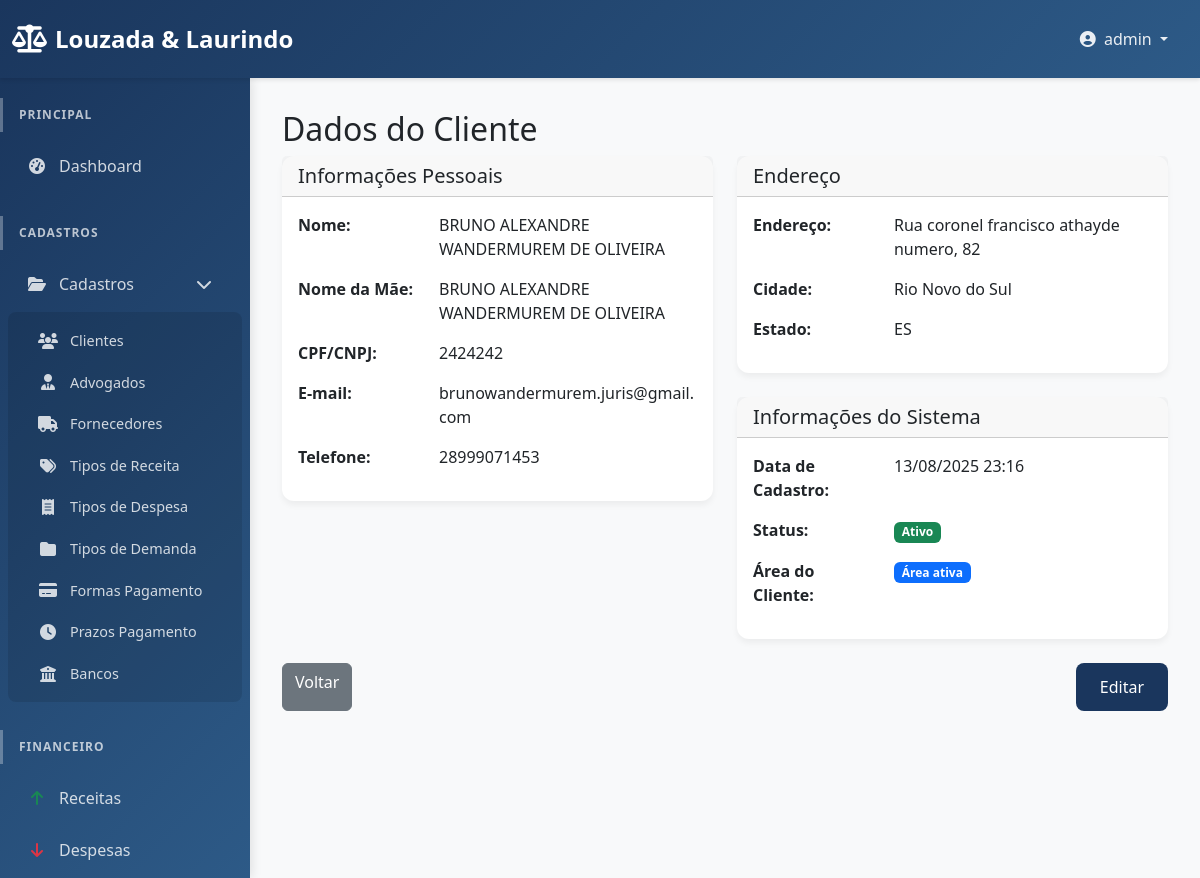
/dashboard/clients/1/ (signed in), run on the app's committed database.
### users/models.py (models this page shows, shortened)
class Lawyer(AbstractUser):
    cpf = models.CharField(max_length=14, unique=True, blank=True, null=True, verbose_name="CPF")
    oab_number = models.CharField(max_length=20, blank=True, null=True, verbose_name="Número OAB")
    STATE_CHOICES = [
        ('AC', 'Acre'), ('AL', 'Alagoas'), ('AP', 'Amapá'), ('AM', 'Amazonas'),
        ('BA', 'Bahia'), ('CE', 'Ceará'), ('DF', 'Distrito Federal'), ('ES', 'Espírito Santo'),
        ('GO', 'Goiás'), ('MA', 'Maranhão'), ('MT', 'Mato Grosso'), ('MS', 'Mato Grosso do Sul'),
        ('MG', 'Minas Gerais'), ('PA', 'Pará'), ('PB', 'Paraíba'), ('PR', 'Paraná'),
        ('PE', 'Pernambuco'), ('PI', 'Piauí'), ('RJ', 'Rio de Janeiro'), ('RN', 'Rio Grande do Norte'),
        ('RS', 'Rio Grande do Sul'), ('RO', 'Rondônia'), ('RR', 'Roraima'), ('SC', 'Santa Catarina'),
        ('SP', 'São Paulo'), ('SE', 'Sergipe'), ('TO', 'Tocantins'),
    ]
    oab_section = models.CharField(max_length=2, choices=STATE_CHOICES, blank=True, null=True, verbose_name="Seccional OAB")
    phone = models.CharField(max_length=20, blank=True, null=True, verbose_name="Telefone")
    pix_key = models.CharField(max_length=255, blank=True, null=True, verbose_name="Chave PIX")
    professional_address = models.TextField(blank=True, null=True, verbose_name="Endereço Profissional")
    registration_date = models.DateField(default=timezone.now, verbose_name="Data de Cadastro")
    enable_publications = models.BooleanField(default=False, verbose_name="Publicações Ativadas")
    enable_login = models.BooleanField(default=True, verbose_name="Login Ativado")
    groups = models.ManyToManyField(
        'auth.Group',
        verbose_name='groups',
        blank=True,
        help_text='The groups this user belongs to. A user will get all permissions granted to each of their groups.',
        related_name="lawyer_set",
        related_query_name="lawyer",
    )
    user_permissions = models.ManyToManyField(
        'auth.Permission',
        verbose_name='user permissions',
        blank=True,
        help_text='Specific permissions for this user.',
        related_name="lawyer_set",
        related_query_name="lawyer",
    )

### dashboard/models.py (models this page shows, shortened)
class Cliente(models.Model):
    nome = models.CharField(max_length=200, verbose_name="Nome")
    nome_mae = models.CharField(max_length=200, blank=True, null=True, verbose_name="Nome da Mãe")
    cpf_cnpj = models.CharField(max_length=20, unique=True, verbose_name="CPF/CNPJ")
    email = models.EmailField(verbose_name="E-mail")
    telefone = models.CharField(max_length=20, verbose_name="Telefone")
    endereco = models.TextField(blank=True, null=True, verbose_name="Endereço")
    cidade = models.CharField(max_length=100, blank=True, null=True, verbose_name="Cidade")
    estado = models.CharField(max_length=2, blank=True, null=True, verbose_name="Estado")
    data_cadastro = models.DateTimeField(auto_now_add=True, verbose_name="Data de Cadastro")
    ativo = models.BooleanField(default=True, verbose_name="Ativo")
    area_cliente_ativa = models.BooleanField(default=False, verbose_name="Área do Cliente Ativa")
    senha_area_cliente = models.CharField(max_length=128, blank=True, null=True, verbose_name="Senha da Área do Cliente")
    class Meta:
        verbose_name = "Cliente"
        verbose_name_plural = "Clientes"
        ordering = ['-data_cadastro']

### dashboard/views.py (the view, shortened to what this page needs)
# urls.py: path('clients/<int:pk>/', views.cliente_detail, name='client_detail'),
@login_required
def cliente_detail(request, pk):
    cliente = get_object_or_404(Cliente, pk=pk)
    return render(request, 'dashboard/cliente_detail.html', {
        'cliente': cliente
    })

### dashboard/templates/dashboard/cliente_detail.html (shortened to what this page needs)
{% extends 'base.html' %}
{% block content %}
    <h1 class="h2">Dados do Cliente</h1>
    <div class="row">
        <div class="col-md-6">
            <div class="card mb-4">
                <div class="card-header">
                    <h5 class="card-title mb-0">Informações Pessoais</h5>
                </div>
                <div class="card-body">
                    <div class="row mb-3">
                        <div class="col-sm-4"><strong>Nome:</strong></div>
                        <div class="col-sm-8">{{ cliente.nome }}</div>
                    </div>
                    <div class="row mb-3">
                        <div class="col-sm-4"><strong>Nome da Mãe:</strong></div>
                        <div class="col-sm-8">{{ cliente.nome_mae|default:"-" }}</div>
                    </div>
                    <div class="row mb-3">
                        <div class="col-sm-4"><strong>CPF/CNPJ:</strong></div>
                        <div class="col-sm-8">{{ cliente.cpf_cnpj }}</div>
                    </div>
                    <div class="row mb-3">
                        <div class="col-sm-4"><strong>E-mail:</strong></div>
                        <div class="col-sm-8">{{ cliente.email|default:"-" }}</div>
                    </div>
                    <div class="row mb-3">
                        <div class="col-sm-4"><strong>Telefone:</strong></div>
                        <div class="col-sm-8">{{ cliente.telefone|default:"-" }}</div>
                    </div>
                </div>
            </div>
        </div>
        <div class="col-md-6">
            <div class="card mb-4">
                <div class="card-header">
                    <h5 class="card-title mb-0">Endereço</h5>
                </div>
                <div class="card-body">
                    <div class="row mb-3">
                        <div class="col-sm-4"><strong>Endereço:</strong></div>
                        <div class="col-sm-8">{{ cliente.endereco|default:"-" }}</div>
                    </div>
                    <div class="row mb-3">
                        <div class="col-sm-4"><strong>Cidade:</strong></div>
                        <div class="col-sm-8">{{ cliente.cidade|default:"-" }}</div>
                    </div>
                    <div class="row mb-3">
                        <div class="col-sm-4"><strong>Estado:</strong></div>
                        <div class="col-sm-8">{{ cliente.estado|default:"-" }}</div>
                    </div>
                </div>
            </div>
            <div class="card mb-4">
                <div class="card-header">
                    <h5 class="card-title mb-0">Informações do Sistema</h5>
                </div>
                <div class="card-body">
                    <div class="row mb-3">
                        <div class="col-sm-4"><strong>Data de Cadastro:</strong></div>
                        <div class="col-sm-8">{{ cliente.data_cadastro|date:"d/m/Y H:i" }}</div>
                    </div>
                    <div class="row mb-3">
                        <div class="col-sm-4"><strong>Status:</strong></div>
                        <div class="col-sm-8">
                            {% if cliente.ativo %}
                                <span class="badge bg-success">Ativo</span>
                            {% else %}
                                <span class="badge bg-secondary">Inativo</span>
                            {% endif %}
                        </div>
                    </div>
                    <div class="row mb-3">
                        <div class="col-sm-4"><strong>Área do Cliente:</strong></div>
                        <div class="col-sm-8">
                            {% if cliente.area_cliente_ativa %}
                                <span class="badge bg-primary">Área ativa</span>
                            {% else %}
                                <span class="badge bg-secondary">Área inativa</span>
                            {% endif %}
                        </div>
                    </div>
                </div>
            </div>
        </div>
    </div>
    <div class="d-flex justify-content-between">
        <a href="{% url 'dashboard:clients' %}" class="btn btn-secondary">Voltar</a>
        <div>
            <a href="{% url 'dashboard:client_edit' cliente.id %}" class="btn btn-primary">Editar</a>
        </div>
    </div>
{% endblock %}

### templates/base.html (shortened to what this page needs)
<!doctype html>
<html lang="pt-BR">
<head>
    <link href="https://cdn.jsdelivr.net/npm/bootstrap@5.3.3/dist/css/bootstrap.min.css" rel="stylesheet">
    <link href="https://cdnjs.cloudflare.com/ajax/libs/font-awesome/6.4.0/css/all.min.css" rel="stylesheet">
    {% load static %}
    <link href="{% static 'dashboard/css/custom.css' %}" rel="stylesheet">
</head>
<body>
    {% if user.is_authenticated %}
    <nav class="navbar navbar-expand-lg navbar-dark sticky-top">
        <div class="container-fluid">
            <a class="navbar-brand" href="{% url 'dashboard:home' %}">
                <i class="fas fa-balance-scale"></i>
                Louzada & Laurindo
            </a>
            <div class="collapse navbar-collapse" id="navbarNav">
                <ul class="navbar-nav ms-auto">
                    <li class="nav-item dropdown">
                        <a class="nav-link dropdown-toggle" href="#" id="navbarDropdown" role="button" data-bs-toggle="dropdown" aria-expanded="false">
                            <i class="fas fa-user-circle me-1"></i>
                            {{ user.get_full_name|default:user.username }}
                        </a>
                    </li>
                </ul>
            </div>
        </div>
    </nav>
    <div class="d-flex">
        <div class="offcanvas-lg offcanvas-start sidebar" tabindex="-1" id="sidebarMenu" aria-labelledby="sidebarMenuLabel">
            <div class="offcanvas-body d-flex flex-column">
                <nav class="nav flex-column flex-grow-1">
                    <div class="nav-section">
                        <div class="nav-section-title">Principal</div>
                        <ul class="nav flex-column">
                            <li class="nav-item">
                                <a class="nav-link {% if request.resolver_match.url_name == 'home' %}active{% endif %}" href="{% url 'dashboard:home' %}">
                                    <i class="fas fa-tachometer-alt"></i>
                                    Dashboard
                                </a>
                            </li>
                        </ul>
                    </div>
                    <div class="nav-section">
                        <div class="nav-section-title">Cadastros</div>
                        <ul class="nav flex-column">
                            <li class="nav-item">
                                <a class="nav-link" data-bs-toggle="collapse" href="#cadastros-submenu" role="button" aria-expanded="true" aria-controls="cadastros-submenu">
                                    <i class="fas fa-folder-open"></i>
                                    Cadastros
                                    <i class="fas fa-chevron-down ms-auto"></i>
                                </a>
                                <div class="collapse show submenu" id="cadastros-submenu">
                                    <ul class="nav flex-column">
                                        <li class="nav-item">
                                            <a class="nav-link {% if request.resolver_match.url_name == 'clients' %}active{% endif %}" href="{% url 'dashboard:clients' %}">
                                                <i class="fas fa-users"></i>
                                                Clientes
                                            </a>
                                        </li>
                                        <li class="nav-item">
                                            <a class="nav-link {% if request.resolver_match.url_name == 'lawyers' %}active{% endif %}" href="{% url 'dashboard:lawyers' %}">
                                                <i class="fas fa-user-tie"></i>
                                                Advogados
                                            </a>
                                        </li>
                                        <li class="nav-item">
                                            <a class="nav-link" href="#">
                                                <i class="fas fa-truck"></i>
                                                Fornecedores
                                            </a>
                                        </li>
                                        <li class="nav-item">
                                            <a class="nav-link {% if request.resolver_match.url_name == 'tipo_receita_list' %}active{% endif %}" href="{% url 'dashboard:tipo_receita_list' %}">
                                                <i class="fas fa-tags"></i>
                                                Tipos de Receita
                                            </a>
                                        </li>
                                        <li class="nav-item">
                                            <a class="nav-link {% if request.resolver_match.url_name == 'tipo_despesa_list' %}active{% endif %}" href="{% url 'dashboard:tipo_despesa_list' %}">
                                                <i class="fas fa-receipt"></i>
                                                Tipos de Despesa
                                            </a>
                                        </li>
                                        <li class="nav-item">
                                            <a class="nav-link" href="#">
                                                <i class="fas fa-folder"></i>
                                                Tipos de Demanda
                                            </a>
                                        </li>
                                        <li class="nav-item">
                                            <a class="nav-link {% if request.resolver_match.url_name == 'forma_pagamento_list' %}active{% endif %}" href="{% url 'dashboard:forma_pagamento_list' %}">
                                                <i class="fas fa-credit-card"></i>
                                                Formas Pagamento
                                            </a>
                                        </li>
                                        <li class="nav-item">
                                            <a class="nav-link {% if request.resolver_match.url_name == 'prazo_pagamento_list' %}active{% endif %}" href="{% url 'dashboard:prazo_pagamento_list' %}">
                                                <i class="fas fa-clock"></i>
                                                Prazos Pagamento
                                            </a>
                                        </li>
                                        <li class="nav-item">
                                            <a class="nav-link {% if request.resolver_match.url_name == 'banco_list' %}active{% endif %}" href="{% url 'dashboard:banco_list' %}">
                                                <i class="fas fa-university"></i>
                                                Bancos
                                            </a>
                                        </li>
                                    </ul>
                                </div>
                            </li>
                        </ul>
                    </div>
                    <div class="nav-section">
                        <div class="nav-section-title">Financeiro</div>
                        <ul class="nav flex-column">
                            <li class="nav-item">
                                <a class="nav-link {% if request.resolver_match.url_name == 'receitas' %}active{% endif %}" href="{% url 'dashboard:receitas' %}">
                                    <i class="fas fa-arrow-up text-success"></i>
                                    Receitas
                                </a>
                            </li>
                            <li class="nav-item">
                                <a class="nav-link" href="#">
                                    <i class="fas fa-arrow-down text-danger"></i>
                                    Despesas
                                </a>
                            </li>
                        </ul>
                    </div>
                </nav>
            </div>
        </div>
        <div class="main-content flex-grow-1">
            {% block content %}
            {% endblock %}
        </div>
    </div>
    {% else %}
    <div class="container-fluid h-100">
    </div>
    {% endif %}
</body>
</html>

### data on the page
Lawyer: get_full_name "admin"
Cliente: nome "BRUNO ALEXANDRE WANDERMUREM DE OLIVEIRA", nome_mae "BRUNO ALEXANDRE WANDERMUREM DE OLIVEIRA", cpf_cnpj "2424242", email "brunowandermurem.juris@gmail.com", telefone "28999071453", endereco "Rua coronel francisco athayde numero, 82", cidade "Rio Novo do Sul", estado "ES", data_cadastro "13/08/2025 23:16"
